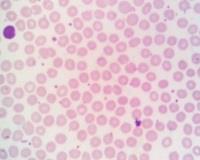
#> input picture images/image-001.jpg, 200 x 160 px, found by its file name
$ jupyter execute blood_cells_segmentation.ipynb
#> lines starting #> are read from the running program, lines starting #| are printed output that depends on the picture; after the words box and inside, x2 and y2 are one past the last pixel; in counts of white or black regions, pixels touching at a corner belong together
[cell 1]
import cv2 as cv
import matplotlib.pyplot as plt
import numpy as np
from scipy import ndimage
import os

[cell 2]
# Load an image, convert to RGB and grayscale.
def load_and_preprocess(image_path):
#> called with image_path = 'images/image-001.jpg'
    image = cv.imread(image_path)
#> image is the input picture: shape (160, 200, 3); mean B, G, R 211.3, 201.2, 227.7
    if image is None:
        print(f"Error: Could not load {image_path}")
        return None, None
    image_rgb = cv.cvtColor(image, cv.COLOR_BGR2RGB)
    gray = cv.cvtColor(image, cv.COLOR_BGR2GRAY)
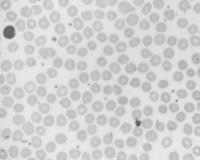
#> gray: shape (160, 200); min 77, max 241, mean 210.3
    return image_rgb, gray

[cell 3]
# Apply Canny edge detection.
def apply_canny_edge(gray_image):
    return cv.Canny(gray_image, 50, 100)
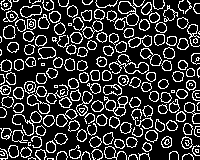
#> returned value: shape (160, 200); 20.9% white in thin lines or dots

[cell 4]
# Apply dilation, erosion, and hole filling.
def morphological_processing(edges):
    kernel_2 = cv.getStructuringElement(cv.MORPH_ELLIPSE, (2,2))
    dilated_2 = cv.dilate(edges, kernel_2, iterations=1)
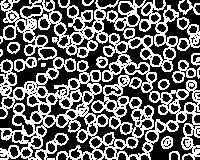
#> dilated_2: shape (160, 200); 40.7% white in thin lines or dots
    eroded_2 = cv.erode(dilated_2, kernel_2, iterations=1)
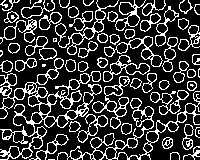
#> eroded_2: shape (160, 200); 22.4% white in thin lines or dots

    # Fill Holes
    filled = ndimage.binary_fill_holes(eroded_2).astype(np.uint8) * 255
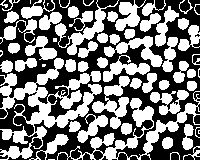
#> filled: shape (160, 200); 48.6% white; 62 white regions (9 under 20 px), largest, box (x1, y1, x2, y2) and area: (0, 58, 102, 160) 3489, (57, 91, 200, 160) 1870, (92, 76, 130, 129) 800

    # Further Morphological Operation
    kernel_7 = cv.getStructuringElement(cv.MORPH_ELLIPSE, (7,7))
    eroded_7 = cv.erode(filled, kernel_7, iterations=1)
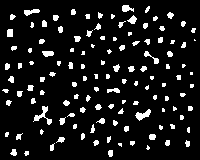
#> eroded_7: shape (160, 200); 9.6% white; 124 white regions (50 under 20 px), largest, box (x1, y1, x2, y2) and area: (33, 106, 52, 125) 115, (135, 109, 151, 121) 93, (24, 9, 40, 16) 67
    kernel_6 = cv.getStructuringElement(cv.MORPH_ELLIPSE, (6,6))
    dilated_6 = cv.dilate(eroded_7, kernel_6, iterations=1)
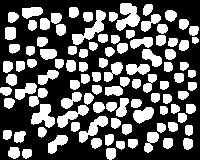
#> dilated_6: shape (160, 200); 37% white; 103 white regions, largest, box (x1, y1, x2, y2) and area: (116, 3, 140, 31) 407, (72, 10, 106, 45) 407, (31, 104, 55, 128) 339

    return dilated_2, eroded_2, filled, eroded_7, dilated_6

[cell 5]
# Display multiple images in a single figure.
def display_results(images, titles):
    fig, ax = plt.subplots(2, 4, figsize=(16, 8))
    for i, (img, title) in enumerate(zip(images, titles)):
        ax[i//4, i%4].imshow(img if len(img.shape) == 3 else img, cmap='gray')
        ax[i//4, i%4].set_title(title)
        ax[i//4, i%4].axis('off')
#> this loop made 8 passes
#> title on passes 1 to 8: 'Original Image', 'Canny Edge', 'Dilated (2px)', 'Eroded (2px)', 'Filled Holes', 'Eroded (7px)', 'Dilated (6px)', 'Final Segmentation'

    plt.tight_layout()
    plt.show()

[cell 6]
# Complete processing pipeline for one image.
def process_image(image_path):
    image, gray = load_and_preprocess(image_path)
    if image is None:
        return

    edges = apply_canny_edge(gray)
    dilated_2, eroded_2, filled, eroded_7, dilated_6 = morphological_processing(edges)
    # binary_final = binarize_image(dilated_6)

    # Display images
    images = [image, edges, dilated_2, eroded_2, filled, eroded_7, dilated_6, dilated_6]
    titles = ['Original Image', 'Canny Edge', 'Dilated (2px)', 'Eroded (2px)', 'Filled Holes',
              'Eroded (7px)', 'Dilated (6px)', 'Final Segmentation']

    display_results(images, titles)

    return dilated_6

[cell 7]
# Process Multiple Images
folder_image = 'images/'
image_file = ['image-001.jpg', 'image-002.jpg', 'image-003.jpg']
image_paths = [os.path.join(folder_image, file) for file in image_file]
for img_path in image_paths:
    print(f"Processing {img_path}...")
    process_image(img_path)
#> pass 2 of the loop `for img_path in image_paths:`:
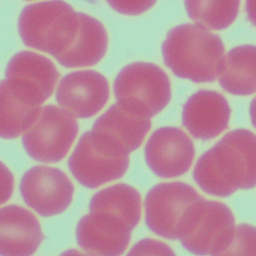
#> input picture images/image-002.jpg, 256 x 256 px, found by its file name
#> in load_and_preprocess, image is the input picture: shape (256, 256, 3); mean B, G, R 156.3, 143.3, 183.8
#> image_rgb: shape (256, 256, 3)
#> gray: shape (256, 256)
#> in apply_canny_edge (call 2), `return cv.Canny(gray_image, 50, 100)`:
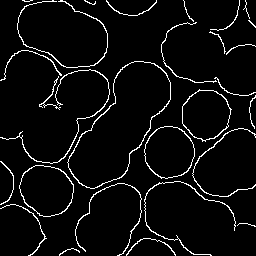
#> returned value: shape (256, 256); 5.1% white in thin lines or dots
#> dilated_2: shape (256, 256); 9.8% white in thin lines or dots
#> eroded_2: shape (256, 256); 5.1% white in thin lines or dots
#> filled: shape (256, 256); 23.5% white; 23 white regions (2 under 20 px), largest, box (x1, y1, x2, y2) and area: (68, 62, 172, 190) 6853, (20, 166, 75, 218) 2183, (145, 127, 196, 180) 2095
#> eroded_7: shape (256, 256); 16.2% white; 4 white regions, box (x1, y1, x2, y2) and area: (72, 65, 169, 187) 5804, (23, 169, 72, 215) 1710, (148, 130, 193, 177) 1634, (186, 93, 229, 139) 1501
#> in morphological_processing (call 2), `dilated_6 = cv.dilate(eroded_7, kernel_6, iterations=1)`:
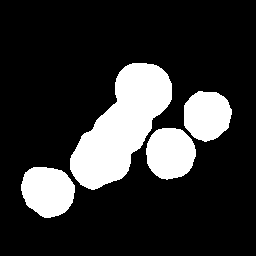
#> dilated_6: shape (256, 256); 19.6% white; 4 white regions, box (x1, y1, x2, y2) and area: (70, 63, 172, 190) 6772, (21, 167, 75, 218) 2138, (146, 128, 196, 180) 2053, (184, 91, 232, 142) 1902
#> the loop in display_results (call 2), `for i, (img, title) in enumerate(zip(images, titles)):` made 8 passes
#> pass 3 of the loop `for img_path in image_paths:`:
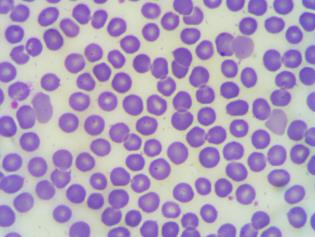
#> input picture images/image-003.jpg, 315 x 237 px, found by its file name
#> in load_and_preprocess, image is the input picture: shape (237, 315, 3); mean B, G, R 189.6, 156.8, 173.3
#> image_rgb: shape (237, 315, 3)
#> gray: shape (237, 315)
#> in apply_canny_edge (call 3), `return cv.Canny(gray_image, 50, 100)`:
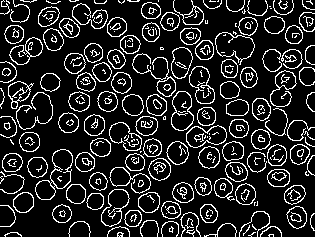
#> returned value: shape (237, 315); 15.1% white in thin lines or dots
#> dilated_2: shape (237, 315); 29.4% white in thin lines or dots
#> eroded_2: shape (237, 315); 15.5% white in thin lines or dots
#> filled: shape (237, 315); 47.3% white; 126 white regions (22 under 20 px), largest, box (x1, y1, x2, y2) and area: (216, 18, 259, 79) 1429, (252, 71, 297, 151) 1077, (36, 150, 74, 201) 1034
#> eroded_7: shape (237, 315); 22.7% white; 87 white regions (3 under 20 px), largest, box (x1, y1, x2, y2) and area: (219, 21, 256, 58) 679, (39, 153, 71, 198) 589, (20, 96, 51, 128) 575
#> in morphological_processing (call 3), `dilated_6 = cv.dilate(eroded_7, kernel_6, iterations=1)`:
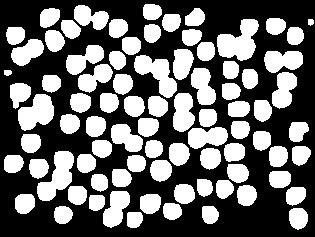
#> dilated_6: shape (237, 315); 41.7% white; 83 white regions, largest, box (x1, y1, x2, y2) and area: (217, 19, 259, 61) 1081, (37, 151, 74, 201) 979, (134, 55, 177, 98) 914
